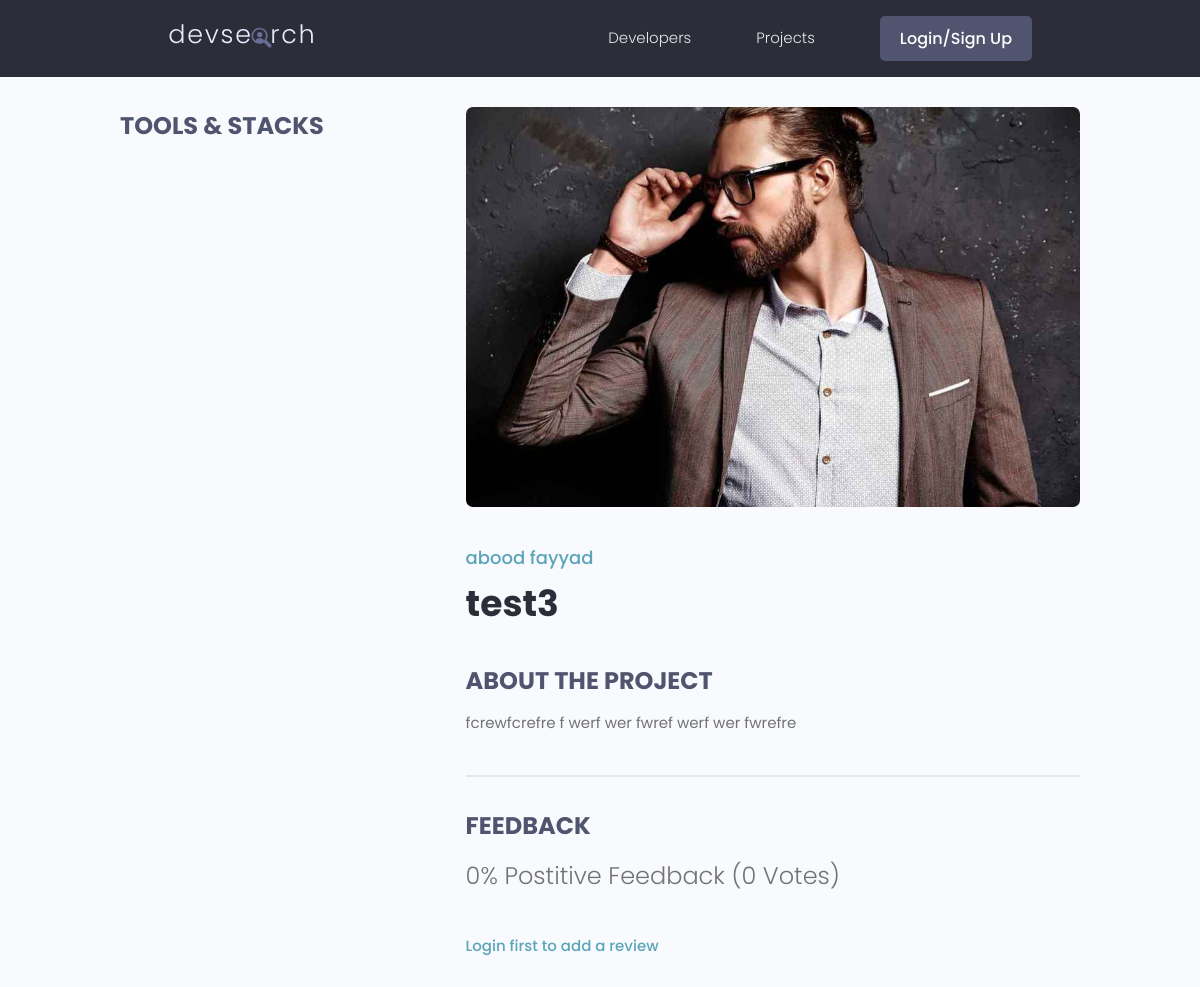
/projects/project/7cdb5f82-708c-4ee3-8053-85738fce2173/, run on an earlier commit of the app's database.
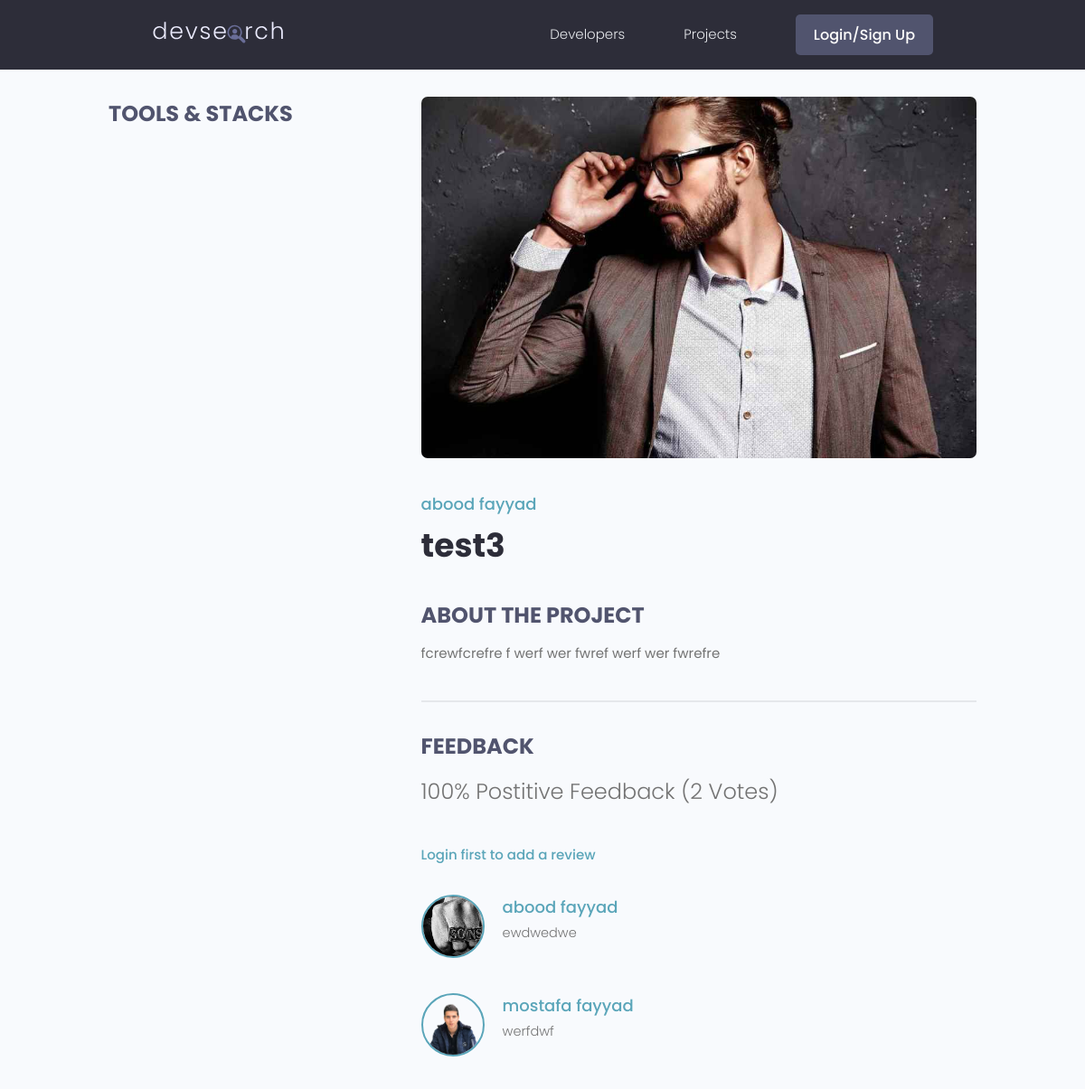
And on a later commit of the database.
### projects/models.py (models this page shows, shortened)
class Project(models.Model):
    owner = models.ForeignKey(Profile, null=True, blank=True, on_delete=models.CASCADE)
    title= models.CharField(max_length=255)
    description= models.TextField(null=True, blank=True, max_length=255)
    featured_image = models.ImageField(null=True, blank=True, default="default.jpg")
    demo_link = models.CharField(max_length=2000, blank=True, null=True)
    source_link = models.CharField(max_length=2000, blank=True, null=True)
    tags = models.ManyToManyField('Tag', blank=True)
    vote_total = models.IntegerField(default=0, null=True, blank=True)
    vote_ratio = models.IntegerField(default=0, null=True, blank=True)
    created = models.DateTimeField(auto_now_add=True)
    id = models.UUIDField(default=uuid.uuid4, unique=True, primary_key=True, editable=False)
    class Meta:
        ordering = ['-vote_ratio', "-vote_total", "title"] # order of projects depends on review
    @property
    def imageURL(self):
        try:
            url = self.featured_image.url
        except:
            url = ''
        return url
    @property
    def reviewers(self):
        queryset = self.review_set.all().values_list('owner__id', flat=True)
        return queryset

class Review(models.Model):
    VOTE_TYPE = (
        ('up', 'Up vote'),
        ('down', 'Down vote'),
    )
    owner = models.ForeignKey(Profile, on_delete=models.CASCADE, null=True, blank=True)
    project = models.ForeignKey(Project, on_delete=models.CASCADE)
    body = models.TextField(null=True, blank=True, max_length=255)
    value = models.CharField(max_length=255, choices = VOTE_TYPE)
    created = models.DateTimeField(auto_now_add=True)
    id = models.UUIDField(default=uuid.uuid4, unique=True, primary_key=True, editable=False)
    class Meta:
        unique_together = [['owner', 'project']] # make sure every profile can leave one comment on th same project

### users/models.py (models this page shows, shortened)
class Profile(models.Model):
    user = models.OneToOneField(User, on_delete=models.CASCADE, null=True, blank=True)
    name = models.CharField(max_length=255, blank=True, null=True)
    email = models.EmailField(max_length=500, blank=True, null=True)
    username = models.CharField(max_length=255, blank=True, null=True)
    location = models.CharField(max_length=255, blank=True, null=True)
    short_intro = models.CharField(max_length=255, blank=True, null=True)
    bio = models.TextField(blank=True, null=True)
    profile_image = models.ImageField(blank=True, null=True, upload_to='profiles', default="profiles/default.jpg")
    social_github = models.CharField(max_length=255, blank=True, null=True)
    social_linkedin = models.CharField(max_length=255, blank=True, null=True)
    social_twitter = models.CharField(max_length=255, blank=True, null=True)
    social_youtube = models.CharField(max_length=255, blank=True, null=True)
    social_website = models.CharField(max_length=255, blank=True, null=True)
    created = models.DateTimeField(auto_now_add=True)
    id = models.UUIDField(default=uuid.uuid4, unique=True, primary_key=True, editable=False)

### projects/views.py (the view, shortened to what this page needs)
# urls.py: path('projects/', include('projects.urls')),
def projects(request, pk):
    projectObj = Project.objects.get(id=pk)
    form = ReviewForm()
    return render(request, 'projects/single-project.html', { "projects": projectObj, "form": form})

### projects/templates/projects/single-project.html (shortened to what this page needs)
{% extends "main.html" %}
{% block content %}
  <main class="singleProject my-md">
    <div class="container">
      <div class="layout">
        <div class="column column--1of3">
          <h3 class="singleProject__subtitle">Tools & Stacks</h3>
        </div>
        <div class="column column--2of3">
          <img class="singleProject__preview" src="{{ projects.imageURL }}" alt="portfolio thumbnail" />
          <a href="profile.html" class="singleProject__developer">{{projects.owner.name}}</a>
          <h2 class="singleProject__title">{{projects.title}}</h2>
          <h3 class="singleProject__subtitle">About the Project</h3>
          <div class="singleProject__info">
            {{projects.description}}
          </div>
          <div class="comments">
            <h3 class="singleProject__subtitle">Feedback</h3>
            <h5 class="project--rating">
              {{projects.vote_ratio}}% Postitive Feedback ({{projects.vote_total}} Vote{{projects.vote_total|pluralize:"s" }})
            </h5>
            {% if request.user.profile.id in projects.reviewers %}
            <p>You have already submit your review for this project</p>
            {% elif request.user.profile == projects.owner %}
            <p>You can't review on your own work</p>
            {% else %}
            <a href="{% url 'login' %}?next={{request.path}}"> Login first to add a review </a>
            {% endif %}
            <div class="commentList">
              {% for review in projects.review_set.all %}
              {% if review.body %}
              <div class="comment">
                <a href="{% url 'user-profile' review.owner.id %}">
                  <img class="avatar avatar--md"
                    src="{{review.owner.profile_image.url}}" alt="user" />
                </a>
                <div class="comment__details">
                  <a href="{% url 'user-profile' review.owner.id %}" class="comment__author">{{review.owner.name}}</a>
                  <p class="comment__info">{{review.body|linebreaksbr}}</p>
                </div>
              </div>
              {% endif %}
              {% endfor %}
            </div>
          </div>
        </div>
      </div>
    </div>
  </main>
{% endblock %}

What changed in the data, as far as the page shows it:
changed Project "test3": vote_ratio "0" → "100"; vote_total "0" → "2"
added Review: owner.profile_image (picture), owner.name "abood fayyad", body "ewdwedwe"
added Review: owner.profile_image (picture), owner.name "mostafa fayyad", body "werfdwf"
